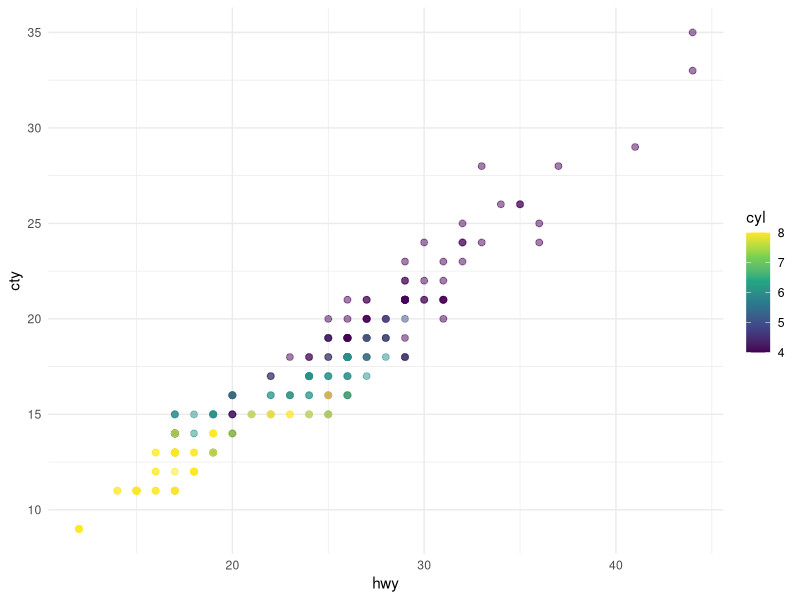
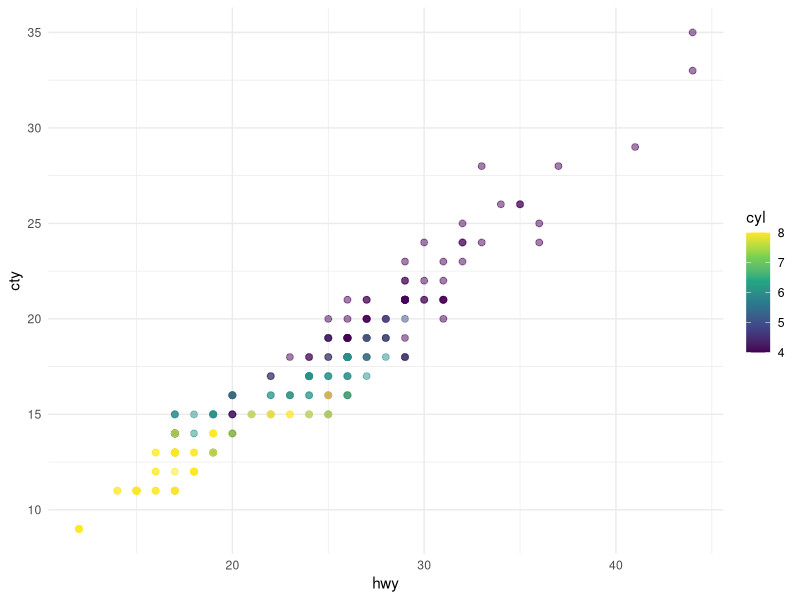
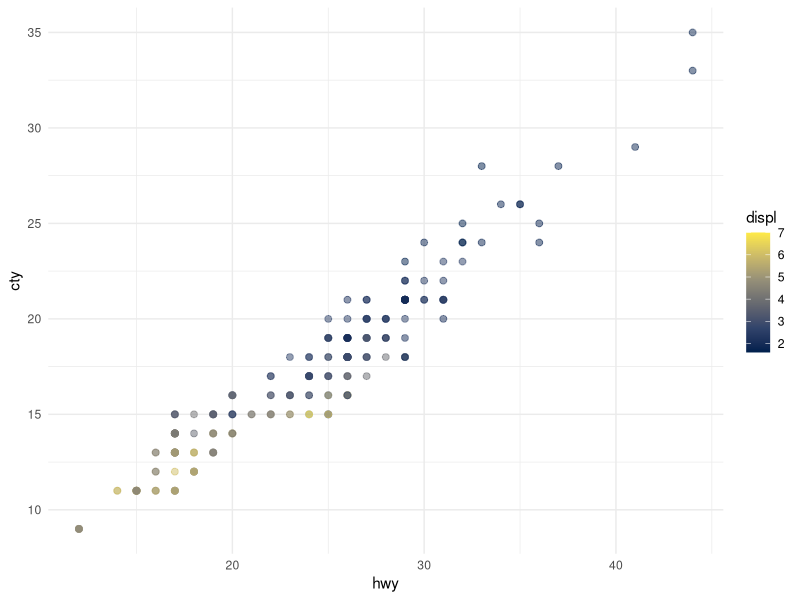

These figures' R source, in order:
## ---- chunk 1
#| label: load-packages

library(ggplot2)
## ---- chunk 2
#| label: fig-scatterplot
#| fig-cap: "City and highway mileage for 38 popular models of cars."
#| fig-alt: "Scatterplot of city vs. highway mileage for cars, where points are colored by the number of cylinders. The plot displays a positive, linear, and strong relationship between city and highway mileage, and mileage increases as the number cylinders decreases."
#| fig-width: 6
#| fig-height: 3.5

ggplot(mpg, aes(x = hwy, y = cty, color = cyl)) +
  geom_point(alpha = 0.5, size = 2) +
  scale_color_viridis_c() +
  theme_minimal()
## ---- chunk 3
#| label: fig-mpg
#| fig-cap: "City and highway mileage for 38 popular models of cars."
#| fig-subcap:
#|   - "Color by number of cylinders"
#|   - "Color by engine displacement, in liters"
#| layout-ncol: 2
#| column: page

ggplot(mpg, aes(x = hwy, y = cty, color = cyl)) +
  geom_point(alpha = 0.5, size = 2) +
  scale_color_viridis_c() +
  theme_minimal()

ggplot(mpg, aes(x = hwy, y = cty, color = displ)) +
  geom_point(alpha = 0.5, size = 2) +
  scale_color_viridis_c(option = "E") +
  theme_minimal()
## ---- chunk 4
#| echo: false

mean_cty <- round(mean(mpg$cty), 2)
mean_hwy <- round(mean(mpg$hwy), 2)
